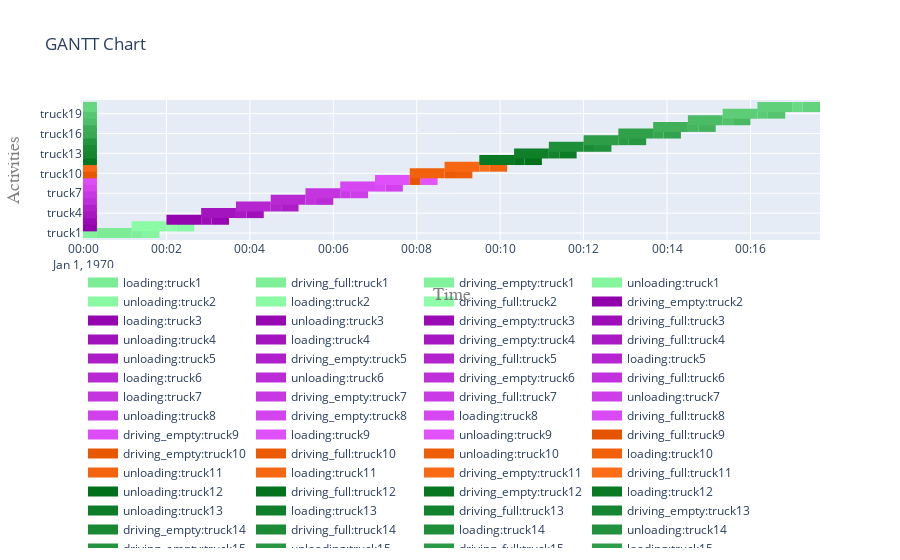

The notebook cell saved with this chart:
### Code cell
# Plotting
fig_gantt = plot.get_gantt_chart([*trucks.values()], id_map=[*activities_d_truck.values()])
fig_step = plot.get_step_chart([source01, dump01])

### Figure 1 — Plotly figure (JSON) as saved in the notebook; plotly's stock layout.template omitted (floating-point values rounded to 4 significant figures)
{"data": [{"connectgaps": false, "hoverinfo": "y+name", "line": {"color": "rgb(124,236,151)", "width": 10}, "mode": "lines", "name": "loading:truck1", "type": "scatter", "x": ["1970-01-01T00:00:20", "1970-01-01T00:00:20", "1970-01-01T00:01:10", "1970-01-01T00:01:10", "1970-01-01T00:01:10"], "y": ["truck1", "truck1", "truck1", "truck1", null]}, {"connectgaps": false, "hoverinfo": "y+name", "line": {"color": "rgb(127,239,154)", "width": 10}, "mode": "lines", "name": "driving_full:truck1", "type": "scatter", "x": ["1970-01-01T00:01:10", "1970-01-01T00:01:10", "1970-01-01T00:01:25", "1970-01-01T00:01:25", "1970-01-01T00:01:25"], "y": ["truck1", "truck1", "truck1", "truck1", null]}, {"connectgaps": false, "hoverinfo": "y+name", "line": {"color": "rgb(130,242,157)", "width": 10}, "mode": "lines", "name": "driving_empty:truck1", "type": "scatter", "x": ["1970-01-01T00:00:00", "1970-01-01T00:00:00", "1970-01-01T00:00:20", "1970-01-01T00:00:20", "1970-01-01T00:00:20"], "y": ["truck1", "truck1", "truck1", "truck1", null]}, {"connectgaps": false, "hoverinfo": "y+name", "line": {"color": "rgb(133,245,160)", "width": 10}, "mode": "lines", "name": "unloading:truck1", "type": "scatter", "x": ["1970-01-01T00:01:25", "1970-01-01T00:01:25", "1970-01-01T00:01:50", "1970-01-01T00:01:50", "1970-01-01T00:01:50"], "y": ["truck1", "truck1", "truck1", "truck1", null]}, {"connectgaps": false, "hoverinfo": "y+name", "line": {"color": "rgb(136,248,163)", "width": 10}, "mode": "lines", "name": "unloading:truck2", "type": "scatter", "x": ["1970-01-01T00:02:15", "1970-01-01T00:02:15", "1970-01-01T00:02:40", "1970-01-01T00:02:40", "1970-01-01T00:02:40"], "y": ["truck2", "truck2", "truck2", "truck2", null]}, {"connectgaps": false, "hoverinfo": "y+name", "line": {"color": "rgb(139,251,166)", "width": 10}, "mode": "lines", "name": "loading:truck2", "type": "scatter", "x": ["1970-01-01T00:01:10", "1970-01-01T00:01:10", "1970-01-01T00:02:00", "1970-01-01T00:02:00", "1970-01-01T00:02:00"], "y": ["truck2", "truck2", "truck2", "truck2", null]}, {"connectgaps": false, "hoverinfo": "y+name", "line": {"color": "rgb(142,254,169)", "width": 10}, "mode": "lines", "name": "driving_full:truck2", "type": "scatter", "x": ["1970-01-01T00:02:00", "1970-01-01T00:02:00", "1970-01-01T00:02:15", "1970-01-01T00:02:15", "1970-01-01T00:02:15"], "y": ["truck2", "truck2", "truck2", "truck2", null]}, {"connectgaps": false, "hoverinfo": "y+name", "line": {"color": "rgb(145,1,172)", "width": 10}, "mode": "lines", "name": "driving_empty:truck2", "type": "scatter", "x": ["1970-01-01T00:00:00", "1970-01-01T00:00:00", "1970-01-01T00:00:20", "1970-01-01T00:00:20", "1970-01-01T00:00:20"], "y": ["truck2", "truck2", "truck2", "truck2", null]}, {"connectgaps": false, "hoverinfo": "y+name", "line": {"color": "rgb(148,4,175)", "width": 10}, "mode": "lines", "name": "loading:truck3", "type": "scatter", "x": ["1970-01-01T00:02:00", "1970-01-01T00:02:00", "1970-01-01T00:02:50", "1970-01-01T00:02:50", "1970-01-01T00:02:50"], "y": ["truck3", "truck3", "truck3", "truck3", null]}, {"connectgaps": false, "hoverinfo": "y+name", "line": {"color": "rgb(151,7,178)", "width": 10}, "mode": "lines", "name": "unloading:truck3", "type": "scatter", "x": ["1970-01-01T00:03:05", "1970-01-01T00:03:05", "1970-01-01T00:03:30", "1970-01-01T00:03:30", "1970-01-01T00:03:30"], "y": ["truck3", "truck3", "truck3", "truck3", null]}, {"connectgaps": false, "hoverinfo": "y+name", "line": {"color": "rgb(154,10,181)", "width": 10}, "mode": "lines", "name": "driving_empty:truck3", "type": "scatter", "x": ["1970-01-01T00:00:00", "1970-01-01T00:00:00", "1970-01-01T00:00:20", "1970-01-01T00:00:20", "1970-01-01T00:00:20"], "y": ["truck3", "truck3", "truck3", "truck3", null]}, {"connectgaps": false, "hoverinfo": "y+name", "line": {"color": "rgb(157,13,184)", "width": 10}, "mode": "lines", "name": "driving_full:truck3", "type": "scatter", "x": ["1970-01-01T00:02:50", "1970-01-01T00:02:50", "1970-01-01T00:03:05", "1970-01-01T00:03:05", "1970-01-01T00:03:05"], "y": ["truck3", "truck3", "truck3", "truck3", null]}, {"connectgaps": false, "hoverinfo": "y+name", "line": {"color": "rgb(160,16,187)", "width": 10}, "mode": "lines", "name": "unloading:truck4", "type": "scatter", "x": ["1970-01-01T00:03:55", "1970-01-01T00:03:55", "1970-01-01T00:04:20", "1970-01-01T00:04:20", "1970-01-01T00:04:20"], "y": ["truck4", "truck4", "truck4", "truck4", null]}, {"connectgaps": false, "hoverinfo": "y+name", "line": {"color": "rgb(163,19,190)", "width": 10}, "mode": "lines", "name": "loading:truck4", "type": "scatter", "x": ["1970-01-01T00:02:50", "1970-01-01T00:02:50", "1970-01-01T00:03:40", "1970-01-01T00:03:40", "1970-01-01T00:03:40"], "y": ["truck4", "truck4", "truck4", "truck4", null]}, {"connectgaps": false, "hoverinfo": "y+name", "line": {"color": "rgb(166,22,193)", "width": 10}, "mode": "lines", "name": "driving_empty:truck4", "type": "scatter", "x": ["1970-01-01T00:00:00", "1970-01-01T00:00:00", "1970-01-01T00:00:20", "1970-01-01T00:00:20", "1970-01-01T00:00:20"], "y": ["truck4", "truck4", "truck4", "truck4", null]}, {"connectgaps": false, "hoverinfo": "y+name", "line": {"color": "rgb(169,25,196)", "width": 10}, "mode": "lines", "name": "driving_full:truck4", "type": "scatter", "x": ["1970-01-01T00:03:40", "1970-01-01T00:03:40", "1970-01-01T00:03:55", "1970-01-01T00:03:55", "1970-01-01T00:03:55"], "y": ["truck4", "truck4", "truck4", "truck4", null]}, {"connectgaps": false, "hoverinfo": "y+name", "line": {"color": "rgb(172,28,199)", "width": 10}, "mode": "lines", "name": "unloading:truck5", "type": "scatter", "x": ["1970-01-01T00:04:45", "1970-01-01T00:04:45", "1970-01-01T00:05:10", "1970-01-01T00:05:10", "1970-01-01T00:05:10"], "y": ["truck5", "truck5", "truck5", "truck5", null]}, {"connectgaps": false, "hoverinfo": "y+name", "line": {"color": "rgb(175,31,202)", "width": 10}, "mode": "lines", "name": "driving_empty:truck5", "type": "scatter", "x": ["1970-01-01T00:00:00", "1970-01-01T00:00:00", "1970-01-01T00:00:20", "1970-01-01T00:00:20", "1970-01-01T00:00:20"], "y": ["truck5", "truck5", "truck5", "truck5", null]}, {"connectgaps": false, "hoverinfo": "y+name", "line": {"color": "rgb(178,34,205)", "width": 10}, "mode": "lines", "name": "driving_full:truck5", "type": "scatter", "x": ["1970-01-01T00:04:30", "1970-01-01T00:04:30", "1970-01-01T00:04:45", "1970-01-01T00:04:45", "1970-01-01T00:04:45"], "y": ["truck5", "truck5", "truck5", "truck5", null]}, {"connectgaps": false, "hoverinfo": "y+name", "line": {"color": "rgb(181,37,208)", "width": 10}, "mode": "lines", "name": "loading:truck5", "type": "scatter", "x": ["1970-01-01T00:03:40", "1970-01-01T00:03:40", "1970-01-01T00:04:30", "1970-01-01T00:04:30", "1970-01-01T00:04:30"], "y": ["truck5", "truck5", "truck5", "truck5", null]}, {"connectgaps": false, "hoverinfo": "y+name", "line": {"color": "rgb(184,40,211)", "width": 10}, "mode": "lines", "name": "loading:truck6", "type": "scatter", "x": ["1970-01-01T00:04:30", "1970-01-01T00:04:30", "1970-01-01T00:05:20", "1970-01-01T00:05:20", "1970-01-01T00:05:20"], "y": ["truck6", "truck6", "truck6", "truck6", null]}, {"connectgaps": false, "hoverinfo": "y+name", "line": {"color": "rgb(187,43,214)", "width": 10}, "mode": "lines", "name": "unloading:truck6", "type": "scatter", "x": ["1970-01-01T00:05:35", "1970-01-01T00:05:35", "1970-01-01T00:06:00", "1970-01-01T00:06:00", "1970-01-01T00:06:00"], "y": ["truck6", "truck6", "truck6", "truck6", null]}, {"connectgaps": false, "hoverinfo": "y+name", "line": {"color": "rgb(190,46,217)", "width": 10}, "mode": "lines", "name": "driving_empty:truck6", "type": "scatter", "x": ["1970-01-01T00:00:00", "1970-01-01T00:00:00", "1970-01-01T00:00:20", "1970-01-01T00:00:20", "1970-01-01T00:00:20"], "y": ["truck6", "truck6", "truck6", "truck6", null]}, {"connectgaps": false, "hoverinfo": "y+name", "line": {"color": "rgb(193,49,220)", "width": 10}, "mode": "lines", "name": "driving_full:truck6", "type": "scatter", "x": ["1970-01-01T00:05:20", "1970-01-01T00:05:20", "1970-01-01T00:05:35", "1970-01-01T00:05:35", "1970-01-01T00:05:35"], "y": ["truck6", "truck6", "truck6", "truck6", null]}, {"connectgaps": false, "hoverinfo": "y+name", "line": {"color": "rgb(196,52,223)", "width": 10}, "mode": "lines", "name": "loading:truck7", "type": "scatter", "x": ["1970-01-01T00:05:20", "1970-01-01T00:05:20", "1970-01-01T00:06:10", "1970-01-01T00:06:10", "1970-01-01T00:06:10"], "y": ["truck7", "truck7", "truck7", "truck7", null]}, {"connectgaps": false, "hoverinfo": "y+name", "line": {"color": "rgb(199,55,226)", "width": 10}, "mode": "lines", "name": "driving_empty:truck7", "type": "scatter", "x": ["1970-01-01T00:00:00", "1970-01-01T00:00:00", "1970-01-01T00:00:20", "1970-01-01T00:00:20", "1970-01-01T00:00:20"], "y": ["truck7", "truck7", "truck7", "truck7", null]}, {"connectgaps": false, "hoverinfo": "y+name", "line": {"color": "rgb(202,58,229)", "width": 10}, "mode": "lines", "name": "driving_full:truck7", "type": "scatter", "x": ["1970-01-01T00:06:10", "1970-01-01T00:06:10", "1970-01-01T00:06:25", "1970-01-01T00:06:25", "1970-01-01T00:06:25"], "y": ["truck7", "truck7", "truck7", "truck7", null]}, {"connectgaps": false, "hoverinfo": "y+name", "line": {"color": "rgb(205,61,232)", "width": 10}, "mode": "lines", "name": "unloading:truck7", "type": "scatter", "x": ["1970-01-01T00:06:25", "1970-01-01T00:06:25", "1970-01-01T00:06:50", "1970-01-01T00:06:50", "1970-01-01T00:06:50"], "y": ["truck7", "truck7", "truck7", "truck7", null]}, {"connectgaps": false, "hoverinfo": "y+name", "line": {"color": "rgb(208,64,235)", "width": 10}, "mode": "lines", "name": "unloading:truck8", "type": "scatter", "x": ["1970-01-01T00:07:15", "1970-01-01T00:07:15", "1970-01-01T00:07:40", "1970-01-01T00:07:40", "1970-01-01T00:07:40"], "y": ["truck8", "truck8", "truck8", "truck8", null]}, {"connectgaps": false, "hoverinfo": "y+name", "line": {"color": "rgb(211,67,238)", "width": 10}, "mode": "lines", "name": "driving_empty:truck8", "type": "scatter", "x": ["1970-01-01T00:00:00", "1970-01-01T00:00:00", "1970-01-01T00:00:20", "1970-01-01T00:00:20", "1970-01-01T00:00:20"], "y": ["truck8", "truck8", "truck8", "truck8", null]}, {"connectgaps": false, "hoverinfo": "y+name", "line": {"color": "rgb(214,70,241)", "width": 10}, "mode": "lines", "name": "loading:truck8", "type": "scatter", "x": ["1970-01-01T00:06:10", "1970-01-01T00:06:10", "1970-01-01T00:07:00", "1970-01-01T00:07:00", "1970-01-01T00:07:00"], "y": ["truck8", "truck8", "truck8", "truck8", null]}, {"connectgaps": false, "hoverinfo": "y+name", "line": {"color": "rgb(217,73,244)", "width": 10}, "mode": "lines", "name": "driving_full:truck8", "type": "scatter", "x": ["1970-01-01T00:07:00", "1970-01-01T00:07:00", "1970-01-01T00:07:15", "1970-01-01T00:07:15", "1970-01-01T00:07:15"], "y": ["truck8", "truck8", "truck8", "truck8", null]}, {"connectgaps": false, "hoverinfo": "y+name", "line": {"color": "rgb(220,76,247)", "width": 10}, "mode": "lines", "name": "driving_empty:truck9", "type": "scatter", "x": ["1970-01-01T00:00:00", "1970-01-01T00:00:00", "1970-01-01T00:00:20", "1970-01-01T00:00:20", "1970-01-01T00:00:20"], "y": ["truck9", "truck9", "truck9", "truck9", null]}, {"connectgaps": false, "hoverinfo": "y+name", "line": {"color": "rgb(223,79,250)", "width": 10}, "mode": "lines", "name": "loading:truck9", "type": "scatter", "x": ["1970-01-01T00:07:00", "1970-01-01T00:07:00", "1970-01-01T00:07:50", "1970-01-01T00:07:50", "1970-01-01T00:07:50"], "y": ["truck9", "truck9", "truck9", "truck9", null]}, {"connectgaps": false, "hoverinfo": "y+name", "line": {"color": "rgb(226,82,253)", "width": 10}, "mode": "lines", "name": "unloading:truck9", "type": "scatter", "x": ["1970-01-01T00:08:05", "1970-01-01T00:08:05", "1970-01-01T00:08:30", "1970-01-01T00:08:30", "1970-01-01T00:08:30"], "y": ["truck9", "truck9", "truck9", "truck9", null]}, {"connectgaps": false, "hoverinfo": "y+name", "line": {"color": "rgb(229,85,0)", "width": 10}, "mode": "lines", "name": "driving_full:truck9", "type": "scatter", "x": ["1970-01-01T00:07:50", "1970-01-01T00:07:50", "1970-01-01T00:08:05", "1970-01-01T00:08:05", "1970-01-01T00:08:05"], "y": ["truck9", "truck9", "truck9", "truck9", null]}, {"connectgaps": false, "hoverinfo": "y+name", "line": {"color": "rgb(232,88,3)", "width": 10}, "mode": "lines", "name": "driving_empty:truck10", "type": "scatter", "x": ["1970-01-01T00:00:00", "1970-01-01T00:00:00", "1970-01-01T00:00:20", "1970-01-01T00:00:20", "1970-01-01T00:00:20"], "y": ["truck10", "truck10", "truck10", "truck10", null]}, {"connectgaps": false, "hoverinfo": "y+name", "line": {"color": "rgb(235,91,6)", "width": 10}, "mode": "lines", "name": "driving_full:truck10", "type": "scatter", "x": ["1970-01-01T00:08:40", "1970-01-01T00:08:40", "1970-01-01T00:08:55", "1970-01-01T00:08:55", "1970-01-01T00:08:55"], "y": ["truck10", "truck10", "truck10", "truck10", null]}, {"connectgaps": false, "hoverinfo": "y+name", "line": {"color": "rgb(238,94,9)", "width": 10}, "mode": "lines", "name": "unloading:truck10", "type": "scatter", "x": ["1970-01-01T00:08:55", "1970-01-01T00:08:55", "1970-01-01T00:09:20", "1970-01-01T00:09:20", "1970-01-01T00:09:20"], "y": ["truck10", "truck10", "truck10", "truck10", null]}, {"connectgaps": false, "hoverinfo": "y+name", "line": {"color": "rgb(241,97,12)", "width": 10}, "mode": "lines", "name": "loading:truck10", "type": "scatter", "x": ["1970-01-01T00:07:50", "1970-01-01T00:07:50", "1970-01-01T00:08:40", "1970-01-01T00:08:40", "1970-01-01T00:08:40"], "y": ["truck10", "truck10", "truck10", "truck10", null]}, {"connectgaps": false, "hoverinfo": "y+name", "line": {"color": "rgb(244,100,15)", "width": 10}, "mode": "lines", "name": "unloading:truck11", "type": "scatter", "x": ["1970-01-01T00:09:45", "1970-01-01T00:09:45", "1970-01-01T00:10:10", "1970-01-01T00:10:10", "1970-01-01T00:10:10"], "y": ["truck11", "truck11", "truck11", "truck11", null]}, {"connectgaps": false, "hoverinfo": "y+name", "line": {"color": "rgb(247,103,18)", "width": 10}, "mode": "lines", "name": "loading:truck11", "type": "scatter", "x": ["1970-01-01T00:08:40", "1970-01-01T00:08:40", "1970-01-01T00:09:30", "1970-01-01T00:09:30", "1970-01-01T00:09:30"], "y": ["truck11", "truck11", "truck11", "truck11", null]}, {"connectgaps": false, "hoverinfo": "y+name", "line": {"color": "rgb(250,106,21)", "width": 10}, "mode": "lines", "name": "driving_empty:truck11", "type": "scatter", "x": ["1970-01-01T00:00:00", "1970-01-01T00:00:00", "1970-01-01T00:00:20", "1970-01-01T00:00:20", "1970-01-01T00:00:20"], "y": ["truck11", "truck11", "truck11", "truck11", null]}, {"connectgaps": false, "hoverinfo": "y+name", "line": {"color": "rgb(253,109,24)", "width": 10}, "mode": "lines", "name": "driving_full:truck11", "type": "scatter", "x": ["1970-01-01T00:09:30", "1970-01-01T00:09:30", "1970-01-01T00:09:45", "1970-01-01T00:09:45", "1970-01-01T00:09:45"], "y": ["truck11", "truck11", "truck11", "truck11", null]}, {"connectgaps": false, "hoverinfo": "y+name", "line": {"color": "rgb(0,112,27)", "width": 10}, "mode": "lines", "name": "unloading:truck12", "type": "scatter", "x": ["1970-01-01T00:10:35", "1970-01-01T00:10:35", "1970-01-01T00:11:00", "1970-01-01T00:11:00", "1970-01-01T00:11:00"], "y": ["truck12", "truck12", "truck12", "truck12", null]}, {"connectgaps": false, "hoverinfo": "y+name", "line": {"color": "rgb(3,115,30)", "width": 10}, "mode": "lines", "name": "driving_full:truck12", "type": "scatter", "x": ["1970-01-01T00:10:20", "1970-01-01T00:10:20", "1970-01-01T00:10:35", "1970-01-01T00:10:35", "1970-01-01T00:10:35"], "y": ["truck12", "truck12", "truck12", "truck12", null]}, {"connectgaps": false, "hoverinfo": "y+name", "line": {"color": "rgb(6,118,33)", "width": 10}, "mode": "lines", "name": "driving_empty:truck12", "type": "scatter", "x": ["1970-01-01T00:00:00", "1970-01-01T00:00:00", "1970-01-01T00:00:20", "1970-01-01T00:00:20", "1970-01-01T00:00:20"], "y": ["truck12", "truck12", "truck12", "truck12", null]}, {"connectgaps": false, "hoverinfo": "y+name", "line": {"color": "rgb(9,121,36)", "width": 10}, "mode": "lines", "name": "loading:truck12", "type": "scatter", "x": ["1970-01-01T00:09:30", "1970-01-01T00:09:30", "1970-01-01T00:10:20", "1970-01-01T00:10:20", "1970-01-01T00:10:20"], "y": ["truck12", "truck12", "truck12", "truck12", null]}, {"connectgaps": false, "hoverinfo": "y+name", "line": {"color": "rgb(12,124,39)", "width": 10}, "mode": "lines", "name": "unloading:truck13", "type": "scatter", "x": ["1970-01-01T00:11:25", "1970-01-01T00:11:25", "1970-01-01T00:11:50", "1970-01-01T00:11:50", "1970-01-01T00:11:50"], "y": ["truck13", "truck13", "truck13", "truck13", null]}, {"connectgaps": false, "hoverinfo": "y+name", "line": {"color": "rgb(15,127,42)", "width": 10}, "mode": "lines", "name": "loading:truck13", "type": "scatter", "x": ["1970-01-01T00:10:20", "1970-01-01T00:10:20", "1970-01-01T00:11:10", "1970-01-01T00:11:10", "1970-01-01T00:11:10"], "y": ["truck13", "truck13", "truck13", "truck13", null]}, {"connectgaps": false, "hoverinfo": "y+name", "line": {"color": "rgb(18,130,45)", "width": 10}, "mode": "lines", "name": "driving_full:truck13", "type": "scatter", "x": ["1970-01-01T00:11:10", "1970-01-01T00:11:10", "1970-01-01T00:11:25", "1970-01-01T00:11:25", "1970-01-01T00:11:25"], "y": ["truck13", "truck13", "truck13", "truck13", null]}, {"connectgaps": false, "hoverinfo": "y+name", "line": {"color": "rgb(21,133,48)", "width": 10}, "mode": "lines", "name": "driving_empty:truck13", "type": "scatter", "x": ["1970-01-01T00:00:00", "1970-01-01T00:00:00", "1970-01-01T00:00:20", "1970-01-01T00:00:20", "1970-01-01T00:00:20"], "y": ["truck13", "truck13", "truck13", "truck13", null]}, {"connectgaps": false, "hoverinfo": "y+name", "line": {"color": "rgb(24,136,51)", "width": 10}, "mode": "lines", "name": "driving_empty:truck14", "type": "scatter", "x": ["1970-01-01T00:00:00", "1970-01-01T00:00:00", "1970-01-01T00:00:20", "1970-01-01T00:00:20", "1970-01-01T00:00:20"], "y": ["truck14", "truck14", "truck14", "truck14", null]}, {"connectgaps": false, "hoverinfo": "y+name", "line": {"color": "rgb(27,139,54)", "width": 10}, "mode": "lines", "name": "driving_full:truck14", "type": "scatter", "x": ["1970-01-01T00:12:00", "1970-01-01T00:12:00", "1970-01-01T00:12:15", "1970-01-01T00:12:15", "1970-01-01T00:12:15"], "y": ["truck14", "truck14", "truck14", "truck14", null]}, {"connectgaps": false, "hoverinfo": "y+name", "line": {"color": "rgb(30,142,57)", "width": 10}, "mode": "lines", "name": "loading:truck14", "type": "scatter", "x": ["1970-01-01T00:11:10", "1970-01-01T00:11:10", "1970-01-01T00:12:00", "1970-01-01T00:12:00", "1970-01-01T00:12:00"], "y": ["truck14", "truck14", "truck14", "truck14", null]}, {"connectgaps": false, "hoverinfo": "y+name", "line": {"color": "rgb(33,145,60)", "width": 10}, "mode": "lines", "name": "unloading:truck14", "type": "scatter", "x": ["1970-01-01T00:12:15", "1970-01-01T00:12:15", "1970-01-01T00:12:40", "1970-01-01T00:12:40", "1970-01-01T00:12:40"], "y": ["truck14", "truck14", "truck14", "truck14", null]}, {"connectgaps": false, "hoverinfo": "y+name", "line": {"color": "rgb(36,148,63)", "width": 10}, "mode": "lines", "name": "driving_empty:truck15", "type": "scatter", "x": ["1970-01-01T00:00:00", "1970-01-01T00:00:00", "1970-01-01T00:00:20", "1970-01-01T00:00:20", "1970-01-01T00:00:20"], "y": ["truck15", "truck15", "truck15", "truck15", null]}, {"connectgaps": false, "hoverinfo": "y+name", "line": {"color": "rgb(39,151,66)", "width": 10}, "mode": "lines", "name": "unloading:truck15", "type": "scatter", "x": ["1970-01-01T00:13:05", "1970-01-01T00:13:05", "1970-01-01T00:13:30", "1970-01-01T00:13:30", "1970-01-01T00:13:30"], "y": ["truck15", "truck15", "truck15", "truck15", null]}, {"connectgaps": false, "hoverinfo": "y+name", "line": {"color": "rgb(42,154,69)", "width": 10}, "mode": "lines", "name": "driving_full:truck15", "type": "scatter", "x": ["1970-01-01T00:12:50", "1970-01-01T00:12:50", "1970-01-01T00:13:05", "1970-01-01T00:13:05", "1970-01-01T00:13:05"], "y": ["truck15", "truck15", "truck15", "truck15", null]}, {"connectgaps": false, "hoverinfo": "y+name", "line": {"color": "rgb(45,157,72)", "width": 10}, "mode": "lines", "name": "loading:truck15", "type": "scatter", "x": ["1970-01-01T00:12:00", "1970-01-01T00:12:00", "1970-01-01T00:12:50", "1970-01-01T00:12:50", "1970-01-01T00:12:50"], "y": ["truck15", "truck15", "truck15", "truck15", null]}, {"connectgaps": false, "hoverinfo": "y+name", "line": {"color": "rgb(48,160,75)", "width": 10}, "mode": "lines", "name": "loading:truck16", "type": "scatter", "x": ["1970-01-01T00:12:50", "1970-01-01T00:12:50", "1970-01-01T00:13:40", "1970-01-01T00:13:40", "1970-01-01T00:13:40"], "y": ["truck16", "truck16", "truck16", "truck16", null]}, {"connectgaps": false, "hoverinfo": "y+name", "line": {"color": "rgb(51,163,78)", "width": 10}, "mode": "lines", "name": "unloading:truck16", "type": "scatter", "x": ["1970-01-01T00:13:55", "1970-01-01T00:13:55", "1970-01-01T00:14:20", "1970-01-01T00:14:20", "1970-01-01T00:14:20"], "y": ["truck16", "truck16", "truck16", "truck16", null]}, {"connectgaps": false, "hoverinfo": "y+name", "line": {"color": "rgb(54,166,81)", "width": 10}, "mode": "lines", "name": "driving_full:truck16", "type": "scatter", "x": ["1970-01-01T00:13:40", "1970-01-01T00:13:40", "1970-01-01T00:13:55", "1970-01-01T00:13:55", "1970-01-01T00:13:55"], "y": ["truck16", "truck16", "truck16", "truck16", null]}, {"connectgaps": false, "hoverinfo": "y+name", "line": {"color": "rgb(57,169,84)", "width": 10}, "mode": "lines", "name": "driving_empty:truck16", "type": "scatter", "x": ["1970-01-01T00:00:00", "1970-01-01T00:00:00", "1970-01-01T00:00:20", "1970-01-01T00:00:20", "1970-01-01T00:00:20"], "y": ["truck16", "truck16", "truck16", "truck16", null]}, {"connectgaps": false, "hoverinfo": "y+name", "line": {"color": "rgb(60,172,87)", "width": 10}, "mode": "lines", "name": "driving_empty:truck17", "type": "scatter", "x": ["1970-01-01T00:00:00", "1970-01-01T00:00:00", "1970-01-01T00:00:20", "1970-01-01T00:00:20", "1970-01-01T00:00:20"], "y": ["truck17", "truck17", "truck17", "truck17", null]}, {"connectgaps": false, "hoverinfo": "y+name", "line": {"color": "rgb(63,175,90)", "width": 10}, "mode": "lines", "name": "loading:truck17", "type": "scatter", "x": ["1970-01-01T00:13:40", "1970-01-01T00:13:40", "1970-01-01T00:14:30", "1970-01-01T00:14:30", "1970-01-01T00:14:30"], "y": ["truck17", "truck17", "truck17", "truck17", null]}, {"connectgaps": false, "hoverinfo": "y+name", "line": {"color": "rgb(66,178,93)", "width": 10}, "mode": "lines", "name": "unloading:truck17", "type": "scatter", "x": ["1970-01-01T00:14:45", "1970-01-01T00:14:45", "1970-01-01T00:15:10", "1970-01-01T00:15:10", "1970-01-01T00:15:10"], "y": ["truck17", "truck17", "truck17", "truck17", null]}, {"connectgaps": false, "hoverinfo": "y+name", "line": {"color": "rgb(69,181,96)", "width": 10}, "mode": "lines", "name": "driving_full:truck17", "type": "scatter", "x": ["1970-01-01T00:14:30", "1970-01-01T00:14:30", "1970-01-01T00:14:45", "1970-01-01T00:14:45", "1970-01-01T00:14:45"], "y": ["truck17", "truck17", "truck17", "truck17", null]}, {"connectgaps": false, "hoverinfo": "y+name", "line": {"color": "rgb(72,184,99)", "width": 10}, "mode": "lines", "name": "unloading:truck18", "type": "scatter", "x": ["1970-01-01T00:15:35", "1970-01-01T00:15:35", "1970-01-01T00:16:00", "1970-01-01T00:16:00", "1970-01-01T00:16:00"], "y": ["truck18", "truck18", "truck18", "truck18", null]}, {"connectgaps": false, "hoverinfo": "y+name", "line": {"color": "rgb(75,187,102)", "width": 10}, "mode": "lines", "name": "loading:truck18", "type": "scatter", "x": ["1970-01-01T00:14:30", "1970-01-01T00:14:30", "1970-01-01T00:15:20", "1970-01-01T00:15:20", "1970-01-01T00:15:20"], "y": ["truck18", "truck18", "truck18", "truck18", null]}, {"connectgaps": false, "hoverinfo": "y+name", "line": {"color": "rgb(78,190,105)", "width": 10}, "mode": "lines", "name": "driving_empty:truck18", "type": "scatter", "x": ["1970-01-01T00:00:00", "1970-01-01T00:00:00", "1970-01-01T00:00:20", "1970-01-01T00:00:20", "1970-01-01T00:00:20"], "y": ["truck18", "truck18", "truck18", "truck18", null]}, {"connectgaps": false, "hoverinfo": "y+name", "line": {"color": "rgb(81,193,108)", "width": 10}, "mode": "lines", "name": "driving_full:truck18", "type": "scatter", "x": ["1970-01-01T00:15:20", "1970-01-01T00:15:20", "1970-01-01T00:15:35", "1970-01-01T00:15:35", "1970-01-01T00:15:35"], "y": ["truck18", "truck18", "truck18", "truck18", null]}, {"connectgaps": false, "hoverinfo": "y+name", "line": {"color": "rgb(84,196,111)", "width": 10}, "mode": "lines", "name": "unloading:truck19", "type": "scatter", "x": ["1970-01-01T00:16:25", "1970-01-01T00:16:25", "1970-01-01T00:16:50", "1970-01-01T00:16:50", "1970-01-01T00:16:50"], "y": ["truck19", "truck19", "truck19", "truck19", null]}, {"connectgaps": false, "hoverinfo": "y+name", "line": {"color": "rgb(87,199,114)", "width": 10}, "mode": "lines", "name": "driving_empty:truck19", "type": "scatter", "x": ["1970-01-01T00:00:00", "1970-01-01T00:00:00", "1970-01-01T00:00:20", "1970-01-01T00:00:20", "1970-01-01T00:00:20"], "y": ["truck19", "truck19", "truck19", "truck19", null]}, {"connectgaps": false, "hoverinfo": "y+name", "line": {"color": "rgb(90,202,117)", "width": 10}, "mode": "lines", "name": "driving_full:truck19", "type": "scatter", "x": ["1970-01-01T00:16:10", "1970-01-01T00:16:10", "1970-01-01T00:16:25", "1970-01-01T00:16:25", "1970-01-01T00:16:25"], "y": ["truck19", "truck19", "truck19", "truck19", null]}, {"connectgaps": false, "hoverinfo": "y+name", "line": {"color": "rgb(93,205,120)", "width": 10}, "mode": "lines", "name": "loading:truck19", "type": "scatter", "x": ["1970-01-01T00:15:20", "1970-01-01T00:15:20", "1970-01-01T00:16:10", "1970-01-01T00:16:10", "1970-01-01T00:16:10"], "y": ["truck19", "truck19", "truck19", "truck19", null]}, {"connectgaps": false, "hoverinfo": "y+name", "line": {"color": "rgb(96,208,123)", "width": 10}, "mode": "lines", "name": "loading:truck20", "type": "scatter", "x": ["1970-01-01T00:16:10", "1970-01-01T00:16:10", "1970-01-01T00:17:00", "1970-01-01T00:17:00", "1970-01-01T00:17:00"], "y": ["truck20", "truck20", "truck20", "truck20", null]}, {"connectgaps": false, "hoverinfo": "y+name", "line": {"color": "rgb(99,211,126)", "width": 10}, "mode": "lines", "name": "unloading:truck20", "type": "scatter", "x": ["1970-01-01T00:17:15", "1970-01-01T00:17:15", "1970-01-01T00:17:40", "1970-01-01T00:17:40", "1970-01-01T00:17:40"], "y": ["truck20", "truck20", "truck20", "truck20", null]}, {"connectgaps": false, "hoverinfo": "y+name", "line": {"color": "rgb(102,214,129)", "width": 10}, "mode": "lines", "name": "driving_empty:truck20", "type": "scatter", "x": ["1970-01-01T00:00:00", "1970-01-01T00:00:00", "1970-01-01T00:00:20", "1970-01-01T00:00:20", "1970-01-01T00:00:20"], "y": ["truck20", "truck20", "truck20", "truck20", null]}, {"connectgaps": false, "hoverinfo": "y+name", "line": {"color": "rgb(105,217,132)", "width": 10}, "mode": "lines", "name": "driving_full:truck20", "type": "scatter", "x": ["1970-01-01T00:17:00", "1970-01-01T00:17:00", "1970-01-01T00:17:15", "1970-01-01T00:17:15", "1970-01-01T00:17:15"], "y": ["truck20", "truck20", "truck20", "truck20", null]}], "layout": {"autosize": true, "hovermode": "closest", "legend": {"orientation": "h", "x": 0, "y": -0.2}, "title": {"text": "GANTT Chart"}, "xaxis": {"range": ["1970-01-01T00:00:00", "1970-01-01T00:17:40"], "title": {"font": {"color": "#7f7f7f", "family": "Courier New, monospace", "size": 18}, "text": "Time"}, "type": "date"}, "yaxis": {"autorange": true, "range": [-1.056, 20.06], "title": {"font": {"color": "#7f7f7f", "family": "Courier New, monospace", "size": 18}, "text": "Activities"}, "type": "category"}}}
